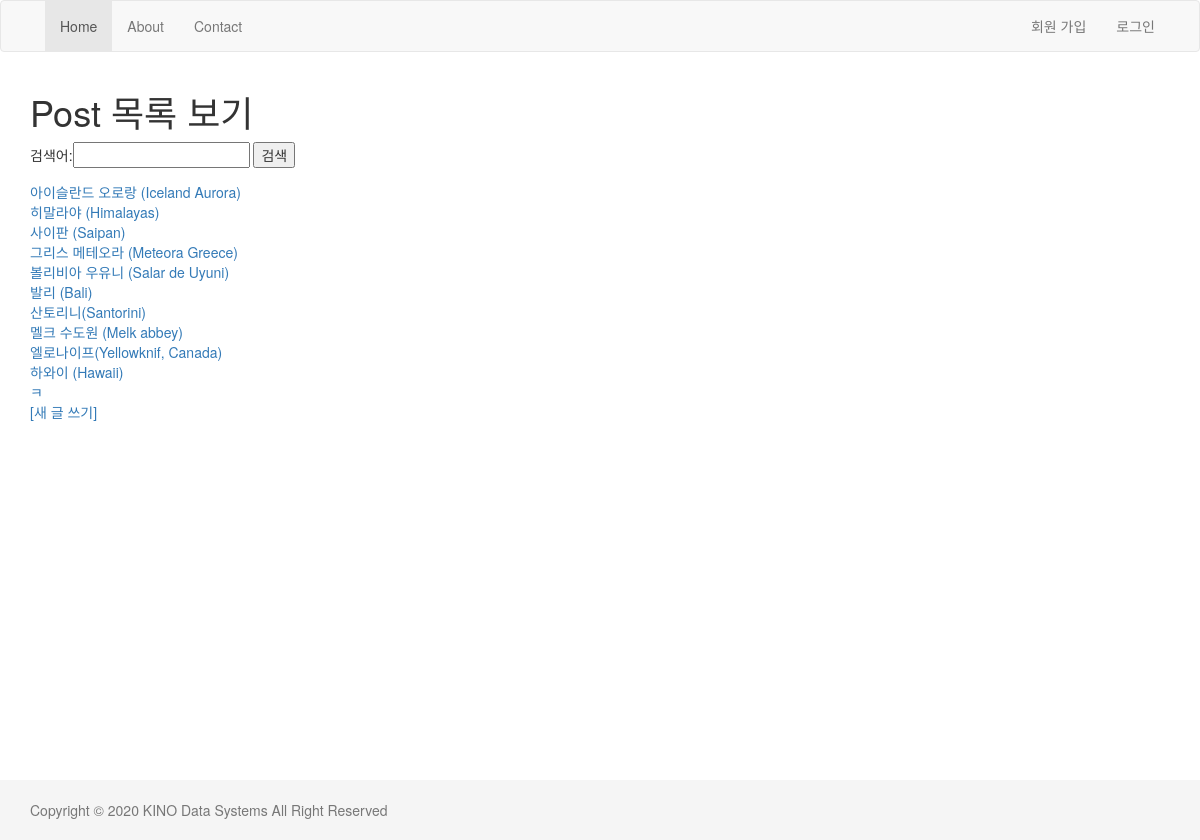
Screenshot of /blog/ with the database file from the repository.
### blog/models.py (models this page shows, shortened)
class Post(models.Model):
    title = models.CharField(max_length=250)
    body = models.TextField()
    tag = models.ManyToManyField('Tag', blank=True)
    ip = models.GenericIPAddressField(null=True)

### blog/views.py (the view)
# urls.py: path("", views.list, name='list'),
def list(request):
    post_list = Post.objects.all()
    search_key = request.GET.get("keyword")
    if search_key:
        post_list = Post.objects.filter(title__icontains=search_key)
    return render(request, 'blog/list.html', {'post_all':post_list, 'q':search_key})

### blog/templates/blog/list.html (shortened to what this page needs)
{% extends "layout.html" %}
{% block content %}
<h1>Post 목록 보기</h1>
    <form action="" method="get">
        검색어:<input type="text" name="keyword" value="{{q|default:''}}" >
        <input type="submit" value="검색">
    </form>
    {% for post in post_all %}
        <a href="{% url 'blog:detail' post.id  %}"> {{post.title}} </a><br>
    {% endfor %}
    <a href="{% url 'blog:create'  %}">[새 글 쓰기]</a>
{% endblock content %}

### templates/layout.html (shortened to what this page needs)
<html>
<head>
    <link rel="stylesheet" href="//maxcdn.bootstrapcdn.com/bootstrap/3.3.7/css/bootstrap.min.css" />
</head>
<body>
    <nav class="navbar navbar-default">
        <div class="container">
            <div id="navbar" class="collapse navbar-collapse">
                <ul class="nav navbar-nav">
                    <li class="active"><a href="/blog/">Home</a></li>
                    <li><a href="#">About</a></li>
                    <li><a href="#">Contact</a></li>
                </ul>
                <ul class="nav navbar-nav navbar-right">
                    {% if not user.is_authenticated %}
                        <li><a href="{% url 'signup' %}">회원 가입</a> </li>
                        <li><a href="{% url 'login' %}?next={{request.path}}">로그인</a></li>
                    {% else %}
                        <li><a href="#">{{user}}님</a></li>
                        <li><a href="{% url 'profile' %}">내정보</a> </li>
                        <li><a href="{% url 'logout' %}?next={{request.path}}">로그 아웃</a></li>
                    {% endif %}
                 </ul>
                </div>
        </div>
    </nav>
    <div class="container">
        <div class="row">
            <div class="col-sm-12">
                {% block content %}
                {% endblock %}
            </div>
        </div>
    </div>
    <div id="page-footer">
        <div class="container">
            <p class="text-muted">
                Copyright © 2020 KINO Data Systems All Right Reserved
            </p>
        </div>
    </div>
</body>
</html>

### templates/layout.html (style rules this page uses)
html { position: relative; min-height: 100% }
body { margin-bottom: 60px }
#page-footer { position: absolute; bottom: 0; width:100%; height: 60; line-height: 60px; background-color: #f5f5f5; }

### rows the page displays
Post: title "아이슬란드 오로랑 (Iceland Aurora)"
Post: title "히말라야 (Himalayas)"
Post: title "사이판 (Saipan)"
Post: title "그리스 메테오라 (Meteora Greece)"
Post: title "볼리비아 우유니 (Salar de Uyuni)"
Post: title "발리 (Bali)"
Post: title "산토리니(Santorini)"
Post: title "멜크 수도원 (Melk abbey)"
Post: title "엘로나이프(Yellowknif, Canada)"
Post: title "하와이 (Hawaii)"
Post: title "ㅋ"
